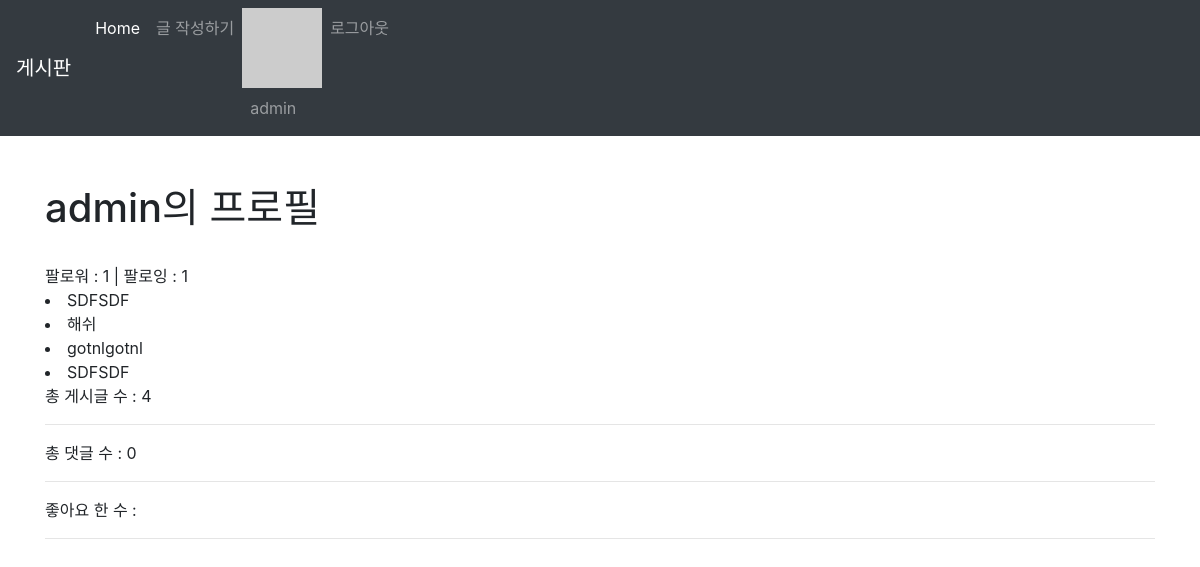
The page /accounts/1/profile/ (signed in) on the database its author committed.
### accounts/models.py (models this page shows)
class User(AbstractUser):
    followers = models.ManyToManyField(settings.AUTH_USER_MODEL, related_name='followings', blank=True)

### articles/models.py (models this page shows, shortened)
class Article(models.Model):
    title = models.CharField(max_length=10)
    content = models.TextField()
    image = models.ImageField(blank=True)
    image_thumbnail = ImageSpecField(
        processors=[ResizeToFit(300, 300)],
        format='JPEG',
        options={'quality': 80}
    )
    created_at = models.DateTimeField(auto_now_add=True)
    updated_at = models.DateTimeField(auto_now=True)
    user = models.ForeignKey(settings.AUTH_USER_MODEL, on_delete=models.CASCADE)
    like_users = models.ManyToManyField(settings.AUTH_USER_MODEL, related_name='like_articles', blank=True)
    hashtags = models.ManyToManyField(HashTag, blank=True, related_name='articles')

### accounts/views.py (the view)
# urls.py: path('<int:account_pk>/profile/', views.profile, name='profile'),
def profile(request, account_pk):
    User = get_user_model()
    user = get_object_or_404(User, pk=account_pk)
    context = {
        'user_profile': user
    }
    return render(request, 'accounts/profile.html', context)

### articles/templatetags/gravatar.py (called while the page is built)
@register.filter
def makehash(user):
    email = user.email
    social_user = user.socialaccount_set.all().first()
    if social_user:
        return social_user.extra_data.get('properties').get('profile_image')
    return "https://www.gravatar.com/avatar/" + hashlib.md5(email.strip().lower().encode('utf-8')).hexdigest()

### accounts/templates/accounts/profile.html (shortened to what this page needs)
{% extends 'articles/base.html' %}
{% load bootstrap4 %}
{% block body %}
  <h1>{{ user_profile.username }}의 프로필 </h1>
  <br>
  {% with user_profile.followers.all as followers %}
  <span>팔로워 : {{followers|length}} | 팔로잉 : {{user_profile.followings.count}}</span>
  <br>
  {% endwith%}
  {% if user == user_profile %}
  {% for article in user_profile.article_set.all %}
    <li>{{article.title}}</li>
  {% endfor %}
  <p>총 게시글 수 : {{user_profile.article_set.count}}</p>
  <hr>
  <p>총 댓글 수 : {{user_profile.comment_set.count}}</p>
  <hr>
  <p>좋아요 한 수 : {{user_profile.like_article.count}}</p>
  <hr>
{% endif %}
{% endblock %}

### articles/templates/_navbar.html (shortened to what this page needs)
<nav class="navbar navbar-expand-lg navbar-dark bg-dark">
  <a class="navbar-brand" href="{% url 'articles:index' %}">게시판</a>
  <div class="collapse navbar-collapse" id="navbarNav">
    <ul class="navbar-nav">
      <li class="nav-item active">
        <a class="nav-link" href="{% url 'articles:index' %}">Home <span class="sr-only">(current)</span></a>
      </li>
      {% if user.is_authenticated %}
      <li class="nav-item">
        <a class="nav-link" href="{% url 'articles:create' %}">글 작성하기</a>
      </li>
      <li class="nav-item">
        {% load gravatar %}
        <img src="{{ user|makehash }}" alt="">
        <a class="nav-link" href="{% url 'accounts:profile' user.id %}">{{ user.username }}</a>
      </li>
      <li class="nav-item">
        <a class="nav-link" href="{% url 'accounts:logout' %}">로그아웃</a>
      </li>
      {% endif%}
    </ul>
  </div>
</nav>

### rows shown on the page
User: username "admin", followings.count "1", article_set.count "4", comment_set.count "0"
Article: title "SDFSDF"
Article: title "해쉬"
Article: title "gotnlgotnl"
Article: title "SDFSDF"

### other values the page prints
{{ followers|length }} "1"
